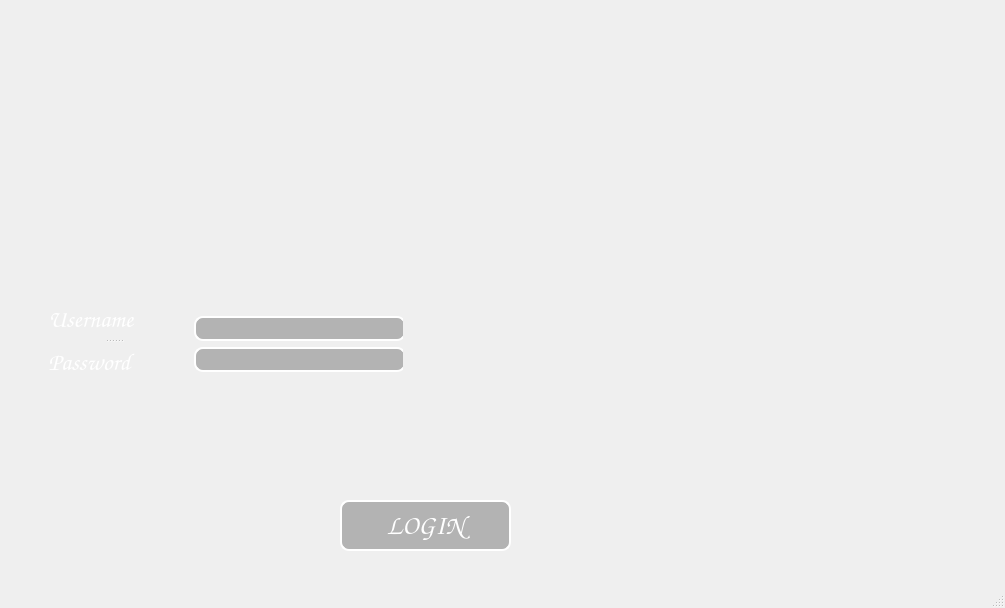
<?xml version="1.0" encoding="UTF-8"?>
<ui version="4.0">
 <class>PM_GUI_Class</class>
 <widget class="QMainWindow" name="PM_GUI_Class">
  <property name="geometry">
   <rect>
    <x>0</x>
    <y>0</y>
    <width>1005</width>
    <height>608</height>
   </rect>
  </property>
  <property name="minimumSize">
   <size>
    <width>1005</width>
    <height>608</height>
   </size>
  </property>
  <property name="maximumSize">
   <size>
    <width>1005</width>
    <height>608</height>
   </size>
  </property>
  <property name="windowTitle">
   <string>Project Manager</string>
  </property>
  <property name="windowIcon">
   <iconset>
    <normaloff>Resources/icon.png</normaloff>Resources/icon.png</iconset>
  </property>
  <property name="styleSheet">
   <string notr="true">background-image: url(:/PM_GUI_/Resources/Login_Main_Background.jpg);</string>
  </property>
  <widget class="QWidget" name="centralWidget">
   <widget class="QPushButton" name="Login_Button">
    <property name="geometry">
     <rect>
      <x>340</x>
      <y>500</y>
      <width>171</width>
      <height>51</height>
     </rect>
    </property>
    <property name="font">
     <font>
      <family>Comic Sans MS</family>
      <pointsize>20</pointsize>
      <weight>75</weight>
      <bold>true</bold>
     </font>
    </property>
    <property name="styleSheet">
     <string notr="true">
color:white;
font-size:20pt;
border: 2px solid white;
border-radius: 9px;
background: grey;
background-color: rgba(0, 0, 0, 25%);</string>
    </property>
    <property name="text">
     <string>LOGIN</string>
    </property>
    <property name="autoDefault">
     <bool>false</bool>
    </property>
    <property name="default">
     <bool>false</bool>
    </property>
   </widget>
   <widget class="QGroupBox" name="groupBox">
    <property name="geometry">
     <rect>
      <x>33</x>
      <y>270</y>
      <width>391</width>
      <height>142</height>
     </rect>
    </property>
    <property name="styleSheet">
     <string notr="true">background: transparent;
border: 0px;
    </string>
    </property>
    <property name="title">
     <string/>
    </property>
    <widget class="QSplitter" name="splitter">
     <property name="geometry">
      <rect>
       <x>10</x>
       <y>30</y>
       <width>141</width>
       <height>81</height>
      </rect>
     </property>
     <property name="orientation">
      <enum>Qt::Vertical</enum>
     </property>
     <widget class="QLabel" name="label_UserName">
      <property name="enabled">
       <bool>true</bool>
      </property>
      <property name="font">
       <font>
        <family>Comic Sans MS</family>
        <pointsize>18</pointsize>
        <weight>75</weight>
        <bold>true</bold>
       </font>
      </property>
      <property name="styleSheet">
       <string notr="true">background: transparent;
font-size:18pt;
color:white;</string>
      </property>
      <property name="text">
       <string> Username</string>
      </property>
     </widget>
     <widget class="QLabel" name="label__Password">
      <property name="enabled">
       <bool>true</bool>
      </property>
      <property name="font">
       <font>
        <family>Comic Sans MS</family>
        <pointsize>18</pointsize>
        <weight>75</weight>
        <bold>true</bold>
       </font>
      </property>
      <property name="styleSheet">
       <string notr="true">background: transparent;
font-size:18pt;
color: white;</string>
      </property>
      <property name="text">
       <string> Password</string>
      </property>
     </widget>
    </widget>
    <widget class="QWidget" name="">
     <property name="geometry">
      <rect>
       <x>150</x>
       <y>35</y>
       <width>220</width>
       <height>78</height>
      </rect>
     </property>
     <layout class="QFormLayout" name="formLayout">
      <item row="0" column="0">
       <widget class="QLineEdit" name="lineEdit_UserName">
        <property name="styleSheet">
         <string notr="true">background: transparent;
font-size:18pt;
color:white;
border: 2px solid white;
border-radius: 9px;

background: grey;
background-color: rgba(0, 0, 0, 25%);</string>
        </property>
       </widget>
      </item>
      <item row="1" column="0">
       <widget class="QLineEdit" name="lineEdit_Password">
        <property name="styleSheet">
         <string notr="true">background: transparent;
font-size:18pt;
color:black;
border: 2px solid white;
border-radius: 9px;

background: grey;
background-color: rgba(0, 0, 0, 25%);</string>
        </property>
        <property name="text">
         <string/>
        </property>
        <property name="echoMode">
         <enum>QLineEdit::Password</enum>
        </property>
       </widget>
      </item>
     </layout>
    </widget>
   </widget>
   <widget class="QLabel" name="label">
    <property name="geometry">
     <rect>
      <x>-10</x>
      <y>440</y>
      <width>321</width>
      <height>171</height>
     </rect>
    </property>
    <property name="styleSheet">
     <string notr="true">
background: transparent;</string>
    </property>
    <property name="text">
     <string/>
    </property>
    <property name="pixmap">
     <pixmap resource="PM_GUI_.qrc">:/PM_GUI_/Resources/Team.jpg</pixmap>
    </property>
   </widget>
  </widget>
  <widget class="QStatusBar" name="statusBar"/>
 </widget>
 <layoutdefault spacing="6" margin="11"/>
 <resources>
  <include location="PM_GUI_.qrc"/>
 </resources>
 <connections/>
</ui>
